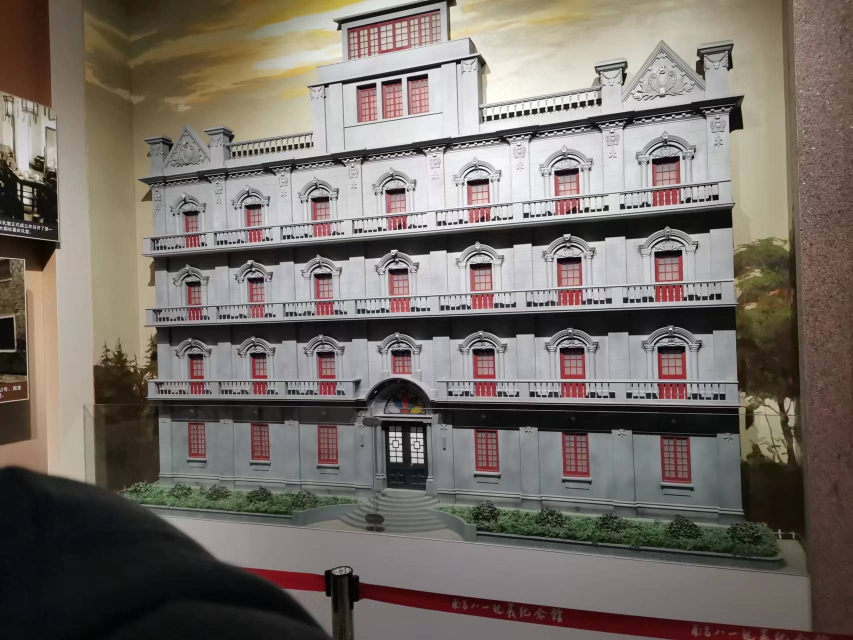
#> input picture Course/data/HW/Edge_Detection_and_pyramid/Edge_detection/house/house.jpg, 1706 x 1280 px (shown at 1/2 size)
$ python Edge_detction.py   (older library calls are emulated)
#> lines starting #> are read from the running program, lines starting #| are printed output that depends on the picture
import cv2
from PIL import Image
import numpy as np

def image_save(image,path):
    image.save(path)

"""根据指定算子的边缘检测
image 表示传入的图像，为array格式
kernelx 表示x轴检测核
kernely 表示y轴检测核
path 表示图片保存路径
str 表示算子类别
"""
def My_Detection(image,kernelx,kernely,path,str):

    x = cv2.filter2D(image,cv2.CV_16S ,kernelx)
    y = cv2.filter2D(image,cv2.CV_16S ,kernely)

    absX = cv2.convertScaleAbs(x)  # 转为uint8
    absY = cv2.convertScaleAbs(y)

    img_x = Image.fromarray(absX)
    img_y = Image.fromarray(absY)

    image_save(img_x, path + str+"_x.jpg")
    image_save(img_y, path +str +"_y.jpg")

    # res = cv2.addWeighted(absX, 0.5, absY, 0.5, 0)
    res = np.clip(absX+absY, 0, 255)

    image_save(Image.fromarray(res), path +str+ ".jpg")

    return res

"""基于Sobel算子的边缘检测
image 表示传入的图像，为array格式
path 表示图片保存路径
"""
def Sobel_Detection(image,path):

    x = cv2.Sobel(image, cv2.CV_16S, 1,0)
    y = cv2.Sobel(image, cv2.CV_16S, 0,1)

    absX = cv2.convertScaleAbs(x) # 转为uint8
    absY = cv2.convertScaleAbs(y)

    img_x = Image.fromarray(absX)
    img_y = Image.fromarray(absY)

    image_save(img_x,path+"Sobel_x.jpg")
    image_save(img_y,path+"Sobel_y.jpg")

    # res = cv2.addWeighted(absX, 0.5, absY, 0.5,0)
    res = np.clip(absX+absY, 0, 255)

    image_save(Image.fromarray(res),path+"Sobel.jpg")

    return res


if __name__ == '__main__':

    path = "../../data/HW/Edge_Detection_and_pyramid/Edge_detection/house/"

    image= Image.open(path+"house.jpg") # 读取图片
#> image is the input picture: PIL image 1706x1280 RGB; mean R, G, B 118, 110.5, 103.8
    image_np = np.array(image) # 转换为 array 格式

    image_gry_np = cv2.cvtColor(image_np, cv2.COLOR_BGR2GRAY)  # 转换为灰度图像
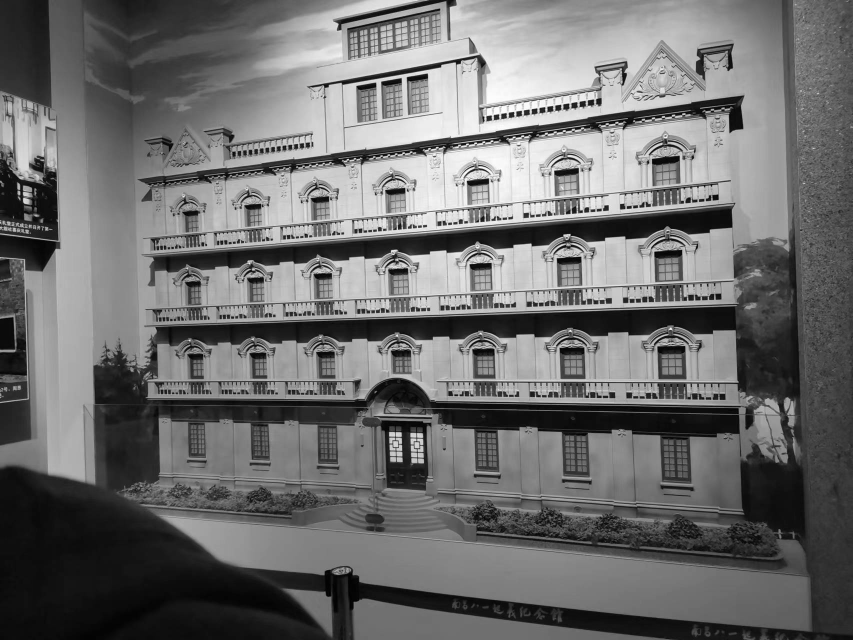
#> image_gry_np: shape (1280, 1706) (shown at 1/2 size); min 0, max 255, mean 109.4
    image_save(Image.fromarray(image_gry_np), path+"house_gray.jpg") # 保存图像

    # Roberts 算子
    kernelx = np.array([[-1,0],[0,1]],dtype=int)
    kernely = np.array([[0,-1],[1,0]],dtype=int)
    image_Roberts_np = My_Detection(image_gry_np,kernelx,kernely,path,"Roberts")

    # Prewitt 算子
    kernelx = np.array([[-1,0,1],[-1,0,1],[-1,0,1]],dtype=int)
    kernely = np.array([[1,1,1],[0,0,0],[-1,-1,-1]],dtype=int)
    image_Prewitt_np = My_Detection(image_gry_np,kernelx,kernely,path,"Prewitt")
#> call 2 of My_Detection, with kernelx = array of shape (3, 3), kernely = array of shape (3, 3), str = 'Prewitt'
#> in My_Detection (call 2), `y = cv2.filter2D(image,cv2.CV_16S ,kernely)`:
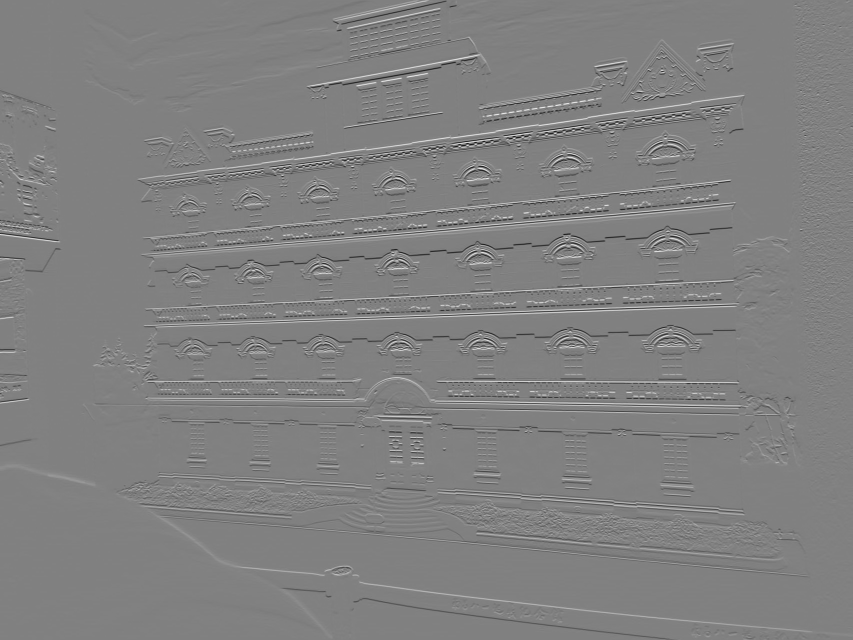
#> y: shape (1280, 1706) int16 (shown at 1/2 size); min -667, max 652, mean 0.2; drawn with min black and max white

    # Sobel 算子
    image_Sobel_np = Sobel_Detection(image_gry_np,path)
#> in Sobel_Detection, `absX = cv2.convertScaleAbs(x)`:
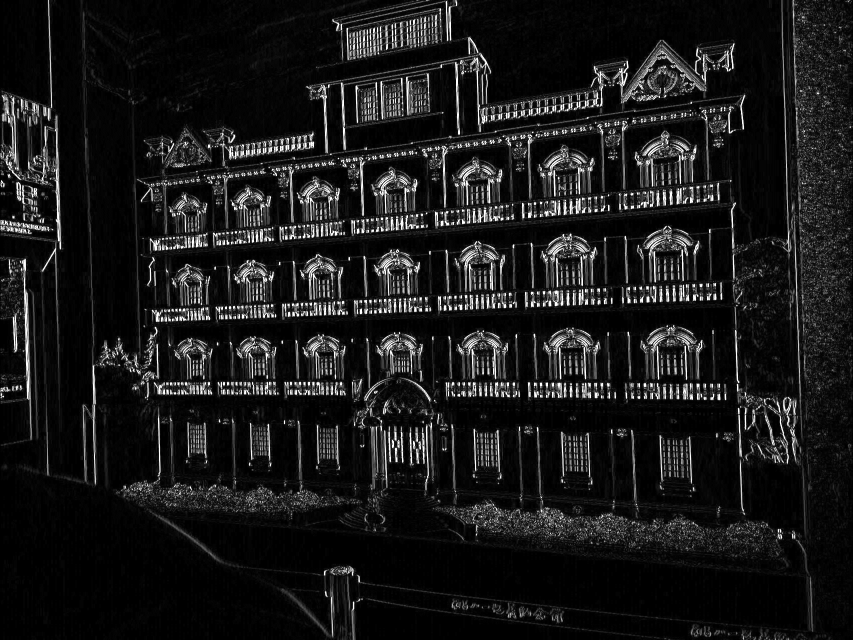
#> absX: shape (1280, 1706) (shown at 1/2 size); min 0, max 255, mean 25.2
#> in Sobel_Detection, `absY = cv2.convertScaleAbs(y)`:
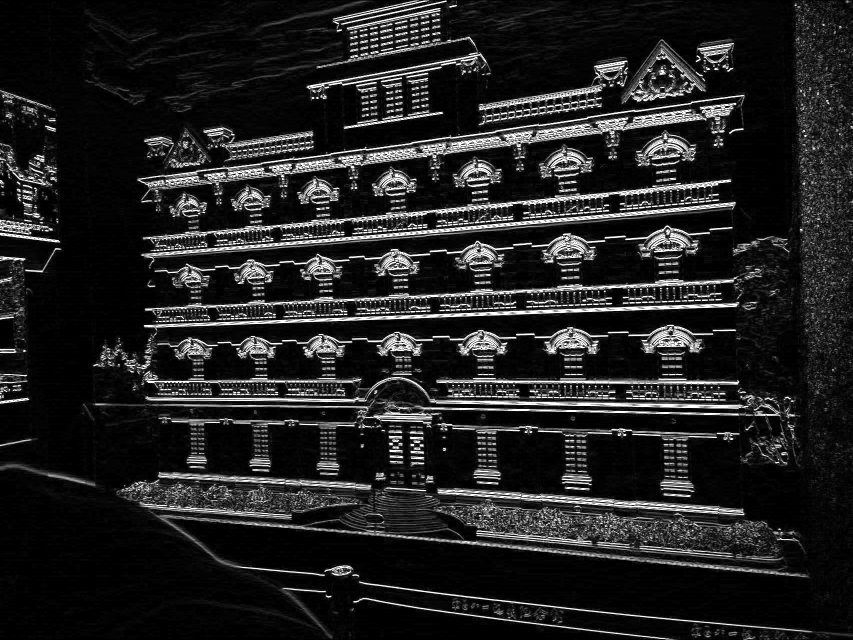
#> absY: shape (1280, 1706) (shown at 1/2 size); min 0, max 255, mean 33.9
#> in Sobel_Detection, `res = np.clip(absX+absY, 0, 255)`:
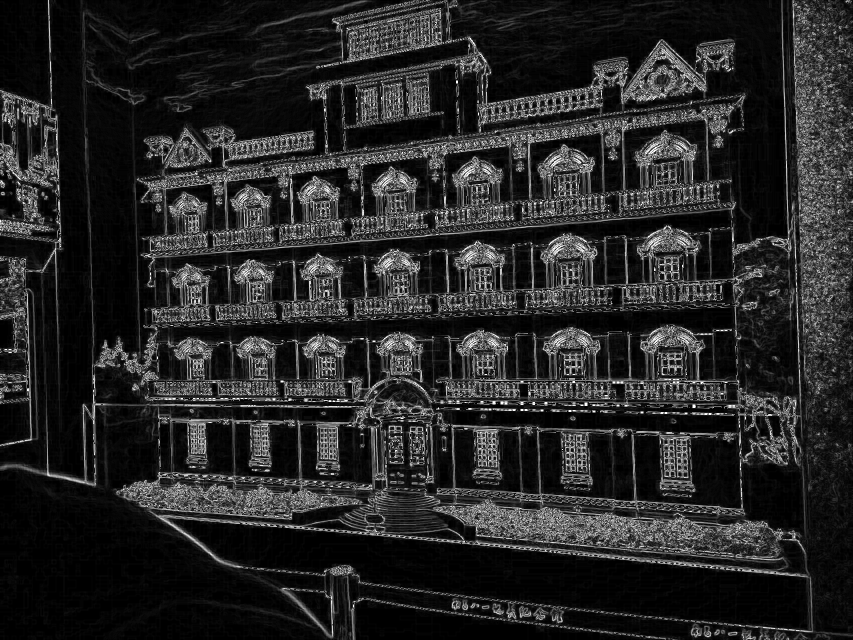
#> res: shape (1280, 1706) (shown at 1/2 size); min 0, max 255, mean 38.3

    # Lablacian 算子
    image_lap_np = cv2.convertScaleAbs(cv2.Laplacian(image_gry_np,cv2.CV_16S,ksize=3))
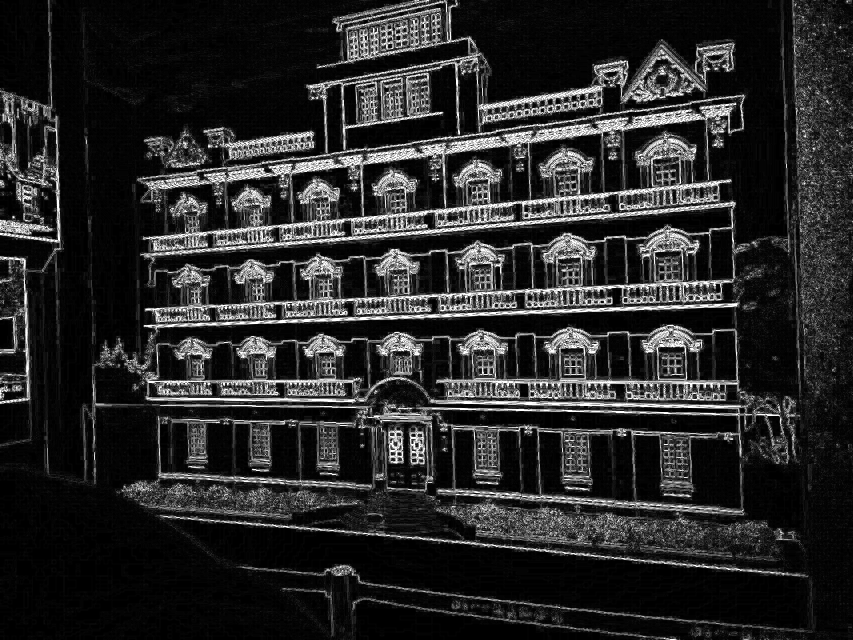
#> image_lap_np: shape (1280, 1706) (shown at 1/2 size); min 0, max 255, mean 40.8
    image_save(Image.fromarray(image_lap_np), path+"lap.jpg")

    # Canny 算子
    image_canny_np = cv2.Canny(image_gry_np, 50, 150)
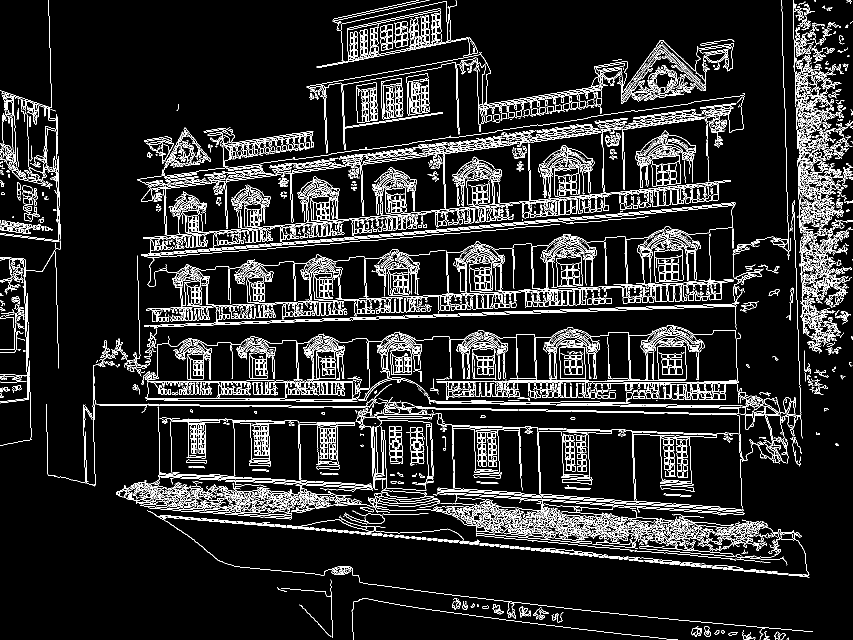
#> image_canny_np: shape (1280, 1706) (shown at 1/2 size); 9.6% white in thin lines or dots
    image_save(Image.fromarray(image_canny_np), path+"canny.jpg")
